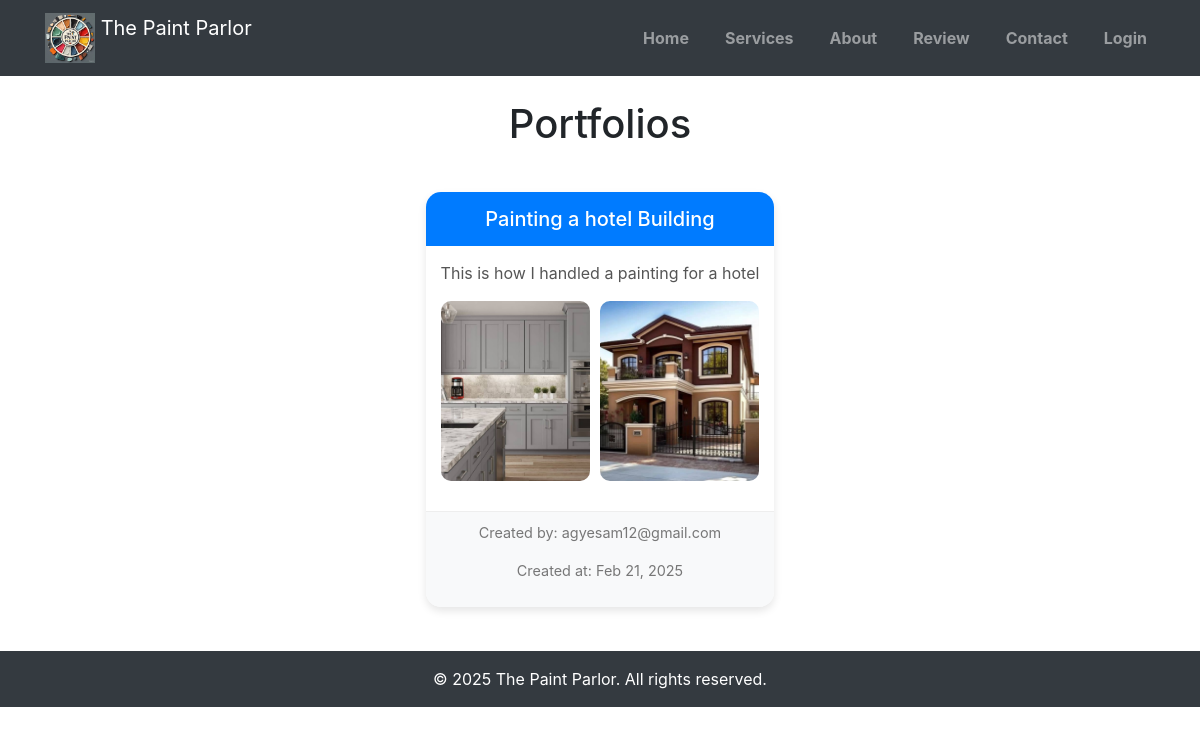
The app's page /portfolio_lists with its own data.
### paint/models.py (models this page shows, shortened)
class Portfolio(models.Model):
    portfolio_id = IntegerIDField(unique=True, editable=False, primary_key=True)
    title = models.CharField(max_length=255)
    description = models.TextField()
    before_image = models.ImageField(upload_to='portfolio/before/')
    after_image = models.ImageField(upload_to='portfolio/after/')
    created_at = models.DateTimeField(auto_now_add=True)
    created_by = models.ForeignKey(User, on_delete=models.SET_NULL, null=True, blank=True, related_name='portfolios')

class User(AbstractUser):
    user_id = IntegerIDField(unique=True, editable=False, primary_key=True)
    full_name = models.CharField(max_length=60, null=True, blank=True)
    photo = ResizedImageField(size=[500, 500], default='media/user.jpg', upload_to='users/')
    phone_number = models.CharField(max_length=20, blank=False, null=True)
    address = models.CharField(max_length=255, blank=False, null=True)
    email = models.EmailField(blank=False, unique=True, null=True)
    is_user = models.BooleanField(default=False)
    is_worker = models.BooleanField(default=False)
    is_admin = models.BooleanField(default=False)
    is_verified = models.BooleanField(default=False)
    bio = CKEditor5Field(config_name='extends', max_length=200, blank=True, default="Hi there,...")
    otp = models.CharField(max_length=4, blank=True, null=True)
    allow_sms = models.BooleanField(default=True)
    USERNAME_FIELD = 'email'
    REQUIRED_FIELDS = ['username']

### paint/views.py (the view)
# urls.py: path('portfolio_lists', views.portfolio_lists, name='portfolio_lists'),
def portfolio_lists(request):
    portfolios = Portfolio.objects.all()
    page_name = 'services'
    context = {'portfolios':portfolios,'page_name':page_name}
    return render(request, 'portfolio_lists.html', context)

### paint/templates/portfolio_lists.html (shortened to what this page needs)
{% extends 'main.html' %}
{% load static %}
{% block content %}
  <div class="container">
    <h1 class="text-center my-4">Portfolios</h1>
    <div class="portfolio-list">
      {% for portfolio in portfolios %}
        <div class="portfolio-item">
          <div class="portfolio-header">
            <h2 class="h5 mb-0">{{ portfolio.title }}</h2>
          </div>
          <div class="portfolio-body">
            <p>{{ portfolio.description }}</p>
            <div class="image-gallery">
              <img src="{{ portfolio.before_image.url }}" alt="Before Image" />
              <img src="{{ portfolio.after_image.url }}" alt="After Image" />
            </div>
          </div>
          <div class="portfolio-footer">
            <p>Created by: {{ portfolio.created_by.email }}</p>
            <p>Created at: {{ portfolio.created_at|date:"M d, Y" }}</p>
          </div>
        </div>
      {% endfor %}
    </div>
  </div>
{% endblock %}

### static/css/main.css (style rules this page uses)
* { margin: 0; padding: 0; box-sizing: border-box; }
body { font-family: Arial, sans-serif; }

### paint/templates/portfolio_lists.html (style rules this page uses)
.portfolio-list { display: flex; flex-wrap: wrap; justify-content: center; gap: 30px; padding: 20px; }
.portfolio-item { background-color: #fff; border-radius: 15px; box-shadow: 0 4px 8px rgba(0,0,0,0.1); overflow: hidden; transition: transform 0.3s, box-shadow 0.3s; max-width: 350px; }
.portfolio-header { background-color: #007bff; color: #fff; padding: 15px; text-align: center; }
.portfolio-body { padding: 15px; }
.portfolio-body p { color: #555; }
.image-gallery { display: flex; gap: 10px; margin-top: 15px; }
.image-gallery img { width: 50%; height: 180px; object-fit: cover; border-radius: 10px; transition: transform 0.3s; }
.portfolio-footer { background-color: #f8f9fa; padding: 10px 15px; font-size: 0.9rem; color: #777; text-align: center; border-top: 1px solid #eee; }

### records on screen
Portfolio: title "Painting a hotel Building", description "This is how I handled a painting for a hotel", before_image (picture), after_image (picture), created_by.email "agyesam12@gmail.com", created_at "Feb 21, 2025"
